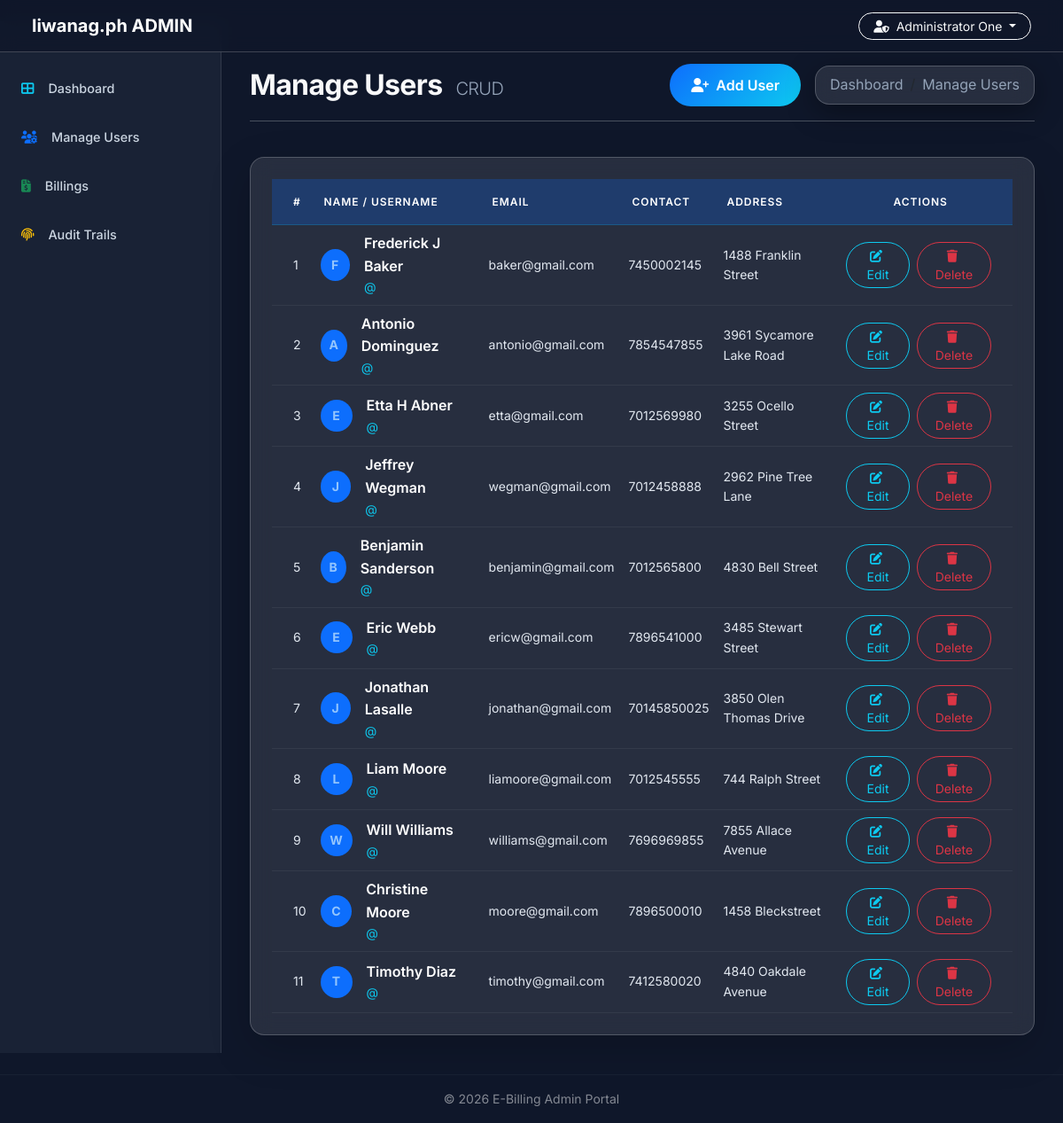
The page /admin/manage_users.php (signed in) on the database its author committed.
### tables this page shows
CREATE TABLE `user` (
  `id` int(14) NOT NULL,
  `name` varchar(40) NOT NULL,
  `email` varchar(40) NOT NULL,
  `phone` varchar(255) NOT NULL,
  `pass` varchar(20) NOT NULL,
  `address` varchar(100) NOT NULL
);

### admin/manage_users.php (the view, shortened to what this page needs)
<?php
    require_once('head_html.php');
    require_once('../Includes/admin.php');
    $users = mysqli_query($con, "SELECT * FROM user ORDER BY id ASC");
?>
<body>
<div id="wrapper">
    <?php require_once("nav.php"); require_once("sidebar.php"); ?>
    <div id="page-content-wrapper" class="mt-5 pt-4">
        <div class="container-fluid">
            <div class="row mb-4">
                <div class="col-12">
                    <div class="d-flex justify-content-between align-items-center">
                        <h2 class="fw-bold mb-0">Manage Users <small class="text-muted fw-light h5 ms-2">CRUD</small></h2>
                        <div class="d-flex align-items-center gap-3">
                            <button class="btn btn-primary rounded-pill px-4" data-bs-toggle="modal" data-bs-target="#createModal">
                                <i class="fas fa-user-plus me-2"></i>Add User
                            </button>
                            <nav aria-label="breadcrumb">
                                <ol class="breadcrumb mb-0 glass-card px-3 py-2">
                                    <li class="breadcrumb-item"><a href="index.php" class="text-info text-decoration-none">Dashboard</a></li>
                                    <li class="breadcrumb-item active text-white" aria-current="page">Manage Users</li>
                                </ol>
                            </nav>
                        </div>
                    </div>
                    <hr class="opacity-10">
                </div>
            </div>
            <div class="table-responsive glass-card p-4 shadow-lg">
                <table class="table table-dark table-hover align-middle mb-0">
                    <thead class="bg-primary bg-opacity-10">
                        <tr>
                            <th class="ps-4">#</th>
                            <th>NAME / USERNAME</th>
                            <th>EMAIL</th>
                            <th>CONTACT</th>
                            <th>ADDRESS</th>
                            <th class="text-center pe-4">ACTIONS</th>
                        </tr>
                    </thead>
                    <tbody>
                        <?php $cnt = 1; while($row = mysqli_fetch_assoc($users)): ?>
                        <tr>
                            <td class="ps-4 text-muted small"><?php echo $cnt++; ?></td>
                            <td>
                                <div class="d-flex align-items-center">
                                    <div class="rounded-circle bg-primary bg-opacity-20 text-primary fw-bold me-3 d-flex align-items-center justify-content-center" style="width:36px;height:36px;font-size:14px;">
                                        <?php echo strtoupper(substr($row['name'],0,1)); ?>
                                    </div>
                                    <div>
                                        <div class="fw-semibold text-white"><?php echo $row['name']; ?></div>
                                        <div class="text-info small fw-mono">@<?php echo $row['username']; ?></div>
                                    </div>
                                </div>
                            </td>
                            <td class="text-muted small"><?php echo $row['email']; ?></td>
                            <td class="text-muted small"><?php echo $row['phone']; ?></td>
                            <td class="text-muted small"><?php echo $row['address']; ?></td>
                            <td class="text-center pe-4">
                                <div class="d-flex gap-2 justify-content-center">
                                    <button class="btn btn-sm btn-outline-info rounded-pill px-3"
                                        data-bs-toggle="modal" data-bs-target="#editModal"
                                        data-uid="<?php echo $row['id']; ?>"
                                        data-name="<?php echo htmlspecialchars($row['name']); ?>"
                                        data-username="<?php echo htmlspecialchars($row['username']); ?>"
                                        data-email="<?php echo htmlspecialchars($row['email']); ?>"
                                        data-phone="<?php echo htmlspecialchars($row['phone']); ?>"
                                        data-address="<?php echo htmlspecialchars($row['address']); ?>">
                                        <i class="fas fa-edit me-1"></i> Edit
                                    </button>
                                    <button class="btn btn-sm btn-outline-danger rounded-pill px-3"
                                        data-bs-toggle="modal" data-bs-target="#deleteModal"
                                        data-uid="<?php echo $row['id']; ?>"
                                        data-name="<?php echo htmlspecialchars($row['name']); ?>">
                                        <i class="fas fa-trash me-1"></i> Delete
                                    </button>
                                </div>
                            </td>
                        </tr>
                        <?php endwhile; ?>
                    </tbody>
                </table>
            </div>
        </div>
    </div>
</div>
<?php require_once("footer.php"); ?>
</body>
</html>

### admin/head_html.php (shortened to what this page needs)
<!DOCTYPE html>
<html lang="en">
<head>
    <link href="https://cdn.jsdelivr.net/npm/bootstrap@5.3.0/dist/css/bootstrap.min.css" rel="stylesheet">
    <link rel="stylesheet" href="https://cdnjs.cloudflare.com/ajax/libs/font-awesome/6.4.0/css/all.min.css">
    <link href="../assets/css/modern.css" rel="stylesheet">
</head>

### admin/nav.php (shortened to what this page needs)
<nav class="navbar navbar-expand-lg navbar-dark glass-nav fixed-top px-4">
    <div class="container-fluid">
        <a class="navbar-brand fw-bold" href="index.php">
            liwanag.ph ADMIN
        </a>
        <div class="ms-auto d-flex align-items-center">
            <div class="dropdown">
                <a href="#" class="btn btn-outline-light btn-sm rounded-pill dropdown-toggle px-3" data-bs-toggle="dropdown">
                    <i class="fas fa-user-shield me-2"></i><?php echo $_SESSION['username'] ?? 'ADMIN'; ?>
                </a>
            </div>
        </div>
    </div>
</nav>

### admin/sidebar.php (shortened to what this page needs)
<div id="sidebar-wrapper" class="pt-5 mt-4">
    <div class="list-group list-group-flush">
        <a href="index.php" class="list-group-item list-group-item-action bg-transparent text-white border-0 py-3 px-4 transition-hover">
            <i class="fas fa-th-large me-3 text-info"></i>Dashboard
        </a>
        <a href="manage_users.php" class="list-group-item list-group-item-action bg-transparent text-white border-0 py-3 px-4 transition-hover">
            <i class="fas fa-users-cog me-3 text-primary"></i>Manage Users
        </a>
        <a href="bill.php" class="list-group-item list-group-item-action bg-transparent text-white border-0 py-3 px-4 transition-hover">
            <i class="fas fa-file-invoice-dollar me-3 text-success"></i>Billings
        </a>
        <a href="audit.php" class="list-group-item list-group-item-action bg-transparent text-white border-0 py-3 px-4 transition-hover">
            <i class="fas fa-fingerprint me-3 text-warning"></i>Audit Trails
        </a>
    </div>
</div>

### admin/footer.php
<footer class="mt-4 py-3 text-center border-top border-secondary border-opacity-10">
    <p class="mb-0 opacity-50 small">&copy; <?php echo date('Y'); ?> E-Billing Admin Portal</p>
</footer>

### assets/css/modern.css (style rules this page uses)
:root { --primary-color: #0d6efd; --secondary-color: #6c757d; --accent-color: #0dcaf0; --dark-bg: #0f172a; --glass-bg: rgba(255, 255, 255, 0.1); --glass-border: rgba(255, 255, 255, 0.2); --text-light: #f8f9fa; --gradient-primary: linear-gradient(135deg, #0d6efd 0%, #0dcaf0 100%); --gradient-dark: linear-gradient(135deg, #1e293b 0%, #0f172a 100%); }
body { font-family: 'Inter', 'Segoe UI', Roboto, sans-serif; background-color: var(--dark-bg); color: var(--text-light); line-height: 1.6; }
.glass-card { background: var(--glass-bg); backdrop-filter: blur(12px); -webkit-backdrop-filter: blur(12px); border: 1px solid var(--glass-border); border-radius: 16px; box-shadow: 0 8px 32px 0 rgba(0, 0, 0, 0.37); }
.glass-nav { background: rgba(15, 23, 42, 0.8); backdrop-filter: blur(10px); -webkit-backdrop-filter: blur(10px); border-bottom: 1px solid var(--glass-border); }
h1, h2, h3, h4 { font-weight: 700; letter-spacing: -0.02em; }
.btn-primary { background: var(--gradient-primary); border: none; padding: 0.75rem 1.5rem; font-weight: 600; height: 48px; display: flex; align-items: center; justify-content: center; transition: transform 0.2s, box-shadow 0.2s; }
.table { color: var(--text-light); }
.transition-hover { transition: all 0.3s cubic-bezier(0.4, 0, 0.2, 1); }
.table thead th { color: #ffffff !important; font-weight: 600 !important; font-size: 0.75rem; letter-spacing: 0.08em; text-transform: uppercase; opacity: 1 !important; padding: 1rem 0.75rem; }
.table tbody td { color: #e2e8f0 !important; vertical-align: middle; border-color: rgba(255,255,255,0.06) !important; }
.table-dark { --bs-table-bg: transparent !important; --bs-table-color: #e2e8f0 !important; --bs-table-border-color: rgba(255,255,255,0.08) !important; --bs-table-hover-bg: rgba(255,255,255,0.04) !important; --bs-table-striped-bg: rgba(255,255,255,0.03) !important; color: #e2e8f0 !important; }
.table-dark thead th { color: #ffffff !important; background: rgba(13, 110, 253, 0.15) !important; border-bottom: 1px solid rgba(13,202,240,0.2) !important; }
.bg-primary.bg-opacity-20.text-primary { color: #93c5fd !important; }
.breadcrumb-item a, .breadcrumb-item.active { color: #94a3b8 !important; }
.text-muted { color: #94a3b8 !important; }
#sidebar-wrapper .list-group-item { color: #cbd5e1 !important; font-size: 0.9rem; font-weight: 500; }
#wrapper { display: flex; width: 100%; align-items: stretch; }
#sidebar-wrapper { min-width: 230px; max-width: 230px; min-height: 100vh; background: rgba(15, 23, 42, 0.85); border-right: 1px solid rgba(255,255,255,0.07); }
#page-content-wrapper { flex: 1; min-width: 0; padding: 1.5rem; }

### admin/head_html.php (style rules this page uses)
body { background-color: #0f172a; color: #f8f9fa; }
#wrapper { display: flex; width: 100%; align-items: stretch; }
#sidebar-wrapper { min-width: 250px; max-width: 250px; min-height: 100vh; background: rgba(30, 41, 59, 0.7); backdrop-filter: blur(10px); border-right: 1px solid rgba(255, 255, 255, 0.1); transition: all 0.3s; }
#page-content-wrapper { width: 100%; padding: 20px; transition: all 0.3s; }

### admin/sidebar.php (style rules this page uses)
.transition-hover { transition: all 0.3s ease; }

### rows shown on the page
user: name "F", name "Frederick J Baker", email "baker@gmail.com", phone "7450002145", address "1488 Franklin Street"
user: name "A", name "Antonio Dominguez", email "antonio@gmail.com", phone "7854547855", address "3961 Sycamore Lake Road"
user: name "E", name "Etta H Abner", email "etta@gmail.com", phone "7012569980", address "3255 Ocello Street"
user: name "J", name "Jeffrey Wegman", email "wegman@gmail.com", phone "7012458888", address "2962 Pine Tree Lane"
user: name "B", name "Benjamin Sanderson", email "benjamin@gmail.com", phone "7012565800", address "4830 Bell Street"
user: name "E", name "Eric Webb", email "ericw@gmail.com", phone "7896541000", address "3485 Stewart Street"
user: name "J", name "Jonathan Lasalle", email "jonathan@gmail.com", phone "70145850025", address "3850 Olen Thomas Drive"
user: name "L", name "Liam Moore", email "liamoore@gmail.com", phone "7012545555", address "744 Ralph Street"
user: name "W", name "Will Williams", email "williams@gmail.com", phone "7696969855", address "7855 Allace Avenue"
user: name "C", name "Christine Moore", email "moore@gmail.com", phone "7896500010", address "1458 Bleckstreet"
user: name "T", name "Timothy Diaz", email "timothy@gmail.com", phone "7412580020", address "4840 Oakdale Avenue"

### other values the page prints
$_SESSION['username'] "Administrator One"
